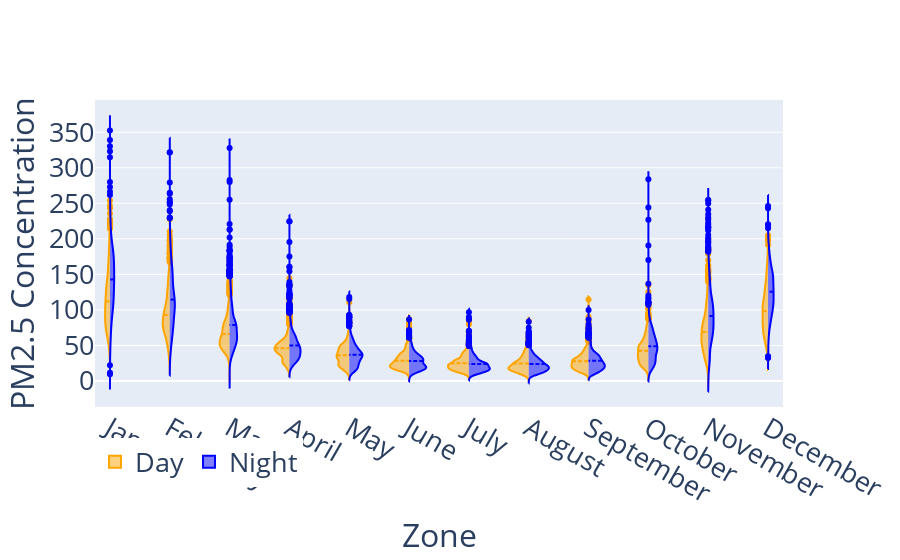

This figure's notebook cell:
### Code cell
from exploration import day_night_distribution

day_night_distribution(country_series[["Bangladesh"]])

### Figure 1 — Plotly figure (JSON) as saved in the notebook; plotly's stock layout.template omitted (floating-point values rounded to 4 significant figures; data arrays with more than 128 entries replaced by an {"elided": "..."} marker saying what was removed)
{"data": [{"legendgroup": "Yes", "line": {"color": "orange"}, "meanline": {"visible": true}, "name": "Day", "scalegroup": "Yes", "side": "negative", "type": "violin", "x": {"elided": "19198 str values"}, "y": {"elided": "19198 float values"}}, {"legendgroup": "No", "line": {"color": "blue"}, "meanline": {"visible": true}, "name": "Night", "scalegroup": "No", "side": "positive", "type": "violin", "x": {"elided": "15866 str values"}, "y": {"elided": "15866 float values"}}], "layout": {"font": {"size": 27}, "legend": {"orientation": "h"}, "violingap": 0, "violinmode": "overlay", "xaxis": {"title": {"text": "Zone"}}, "yaxis": {"title": {"text": "PM2.5 Concentration"}}}}
